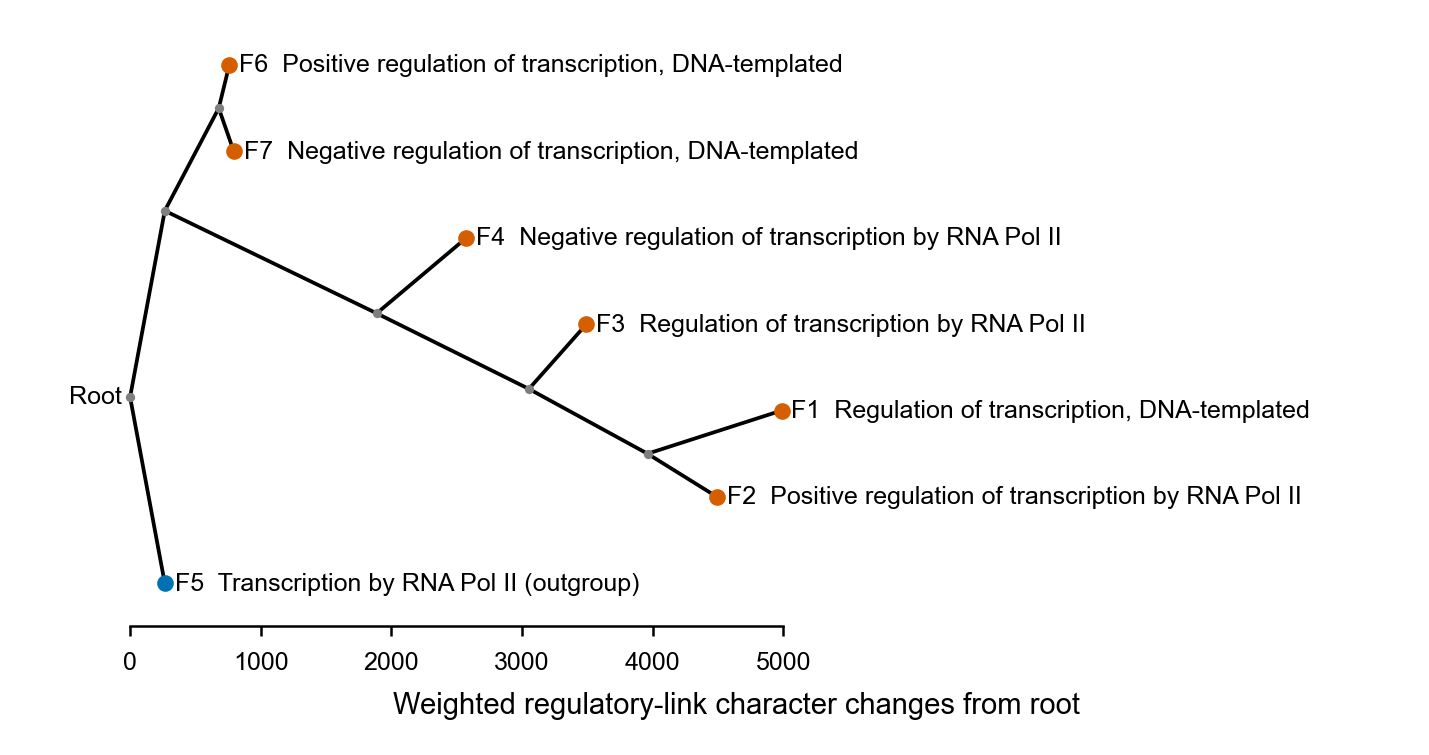

Generate this figure with Python:
"""
regulatory_link_parsimony_tree.py -- maximum-parsimony phylogeny of the 7
GO-Process TF families, built from binary regulatory-link characters.

METHOD
Each character (column) is one pi4-covered target gene. A family scores 1
for that character if ANY of its member TFs binds that target (pi4 SNP
binding-site evidence), 0 otherwise -- exactly the discrete presence/
absence coding phylogenetics normally starts from (gene presence/absence,
morphological traits, etc.), here applied to "does this family regulate
this target." Columns are compressed to their unique 0/1 pattern across
the 7 families, weighted by how many targets share that pattern (site-
pattern compression -- 7 taxa admit at most 2**7 = 128 distinct patterns
no matter how many thousand raw target columns exist).

TREE SEARCH: exhaustive maximum parsimony. With only 7 taxa, all
(2*7-5)!! = 945 distinct unrooted binary trees can be built (by successive
taxon addition on every edge) and scored exactly with Fitch's algorithm
(Fitch 1971) -- no heuristic search, no external phylogenetics package.
The minimum-total-changes tree (ties reported if any) is the maximum-
parsimony estimate of which families' regulatory-link profiles are most
alike, and in what branching order.

ROOTING / "AGE": parsimony scoring itself is unrooted (change counts don't
depend on root placement). For a directional "what came first" reading,
the tree needs an outgroup, and one is available from the GO terms
themselves: of the 7 families, 6 are all "regulation of transcription"
(positive, negative, or generic control -- GO:0006355, :0045944, :0006357,
:0000122, :0045893, :0045892), and one, F5 (GO:0006351, "transcription by
RNA polymerase II"), is core transcription itself -- the actual synthesis
of RNA, not control over whether/how much of it happens. Under the RNA
World hypothesis (Robertson and Joyce 2012, "The Origins of the RNA
World," Cold Spring Harb Perspect Biol 4:a003608), RNA-based function --
replication and catalysis carried out by RNA itself -- is understood to
have preceded the elaborated protein-based regulatory machinery (TFs,
combinatorial control, activation/repression) built up around it later.
That gives a principled, non-arbitrary root: F5, the family representing
the core RNA-synthesis process, is used as the outgroup, and the tree is
rooted on F5's own branch (split at its midpoint, the standard convention
for a single-taxon outgroup). The other 6 (regulatory-control) families
are then read as diverging FROM that transcription-centered state, using
per-branch character-change counts (from a Fitch down-pass, i.e.
ACCTRAN-style state assignment) as branch lengths. This is a thematic
anchor, not literal ancestry -- F5 is an extant GO category over modern
S. cerevisiae genes, not a fossil or reconstructed ancestral sequence, and
"age" here means accumulated regulatory-link change relative to that
anchor, not a calibrated divergence time.

CAVEAT: like duplication_inheritance_order.py, this is model output on
7 pre-defined GO-Process TF groupings, not literal evolutionary history --
no fossil calibration, no gene-tree/species-tree reconciliation, no
molecular clock, no real ancestral sequence. It answers "given only which
targets each family's member TFs bind, what is the best-supported
branching pattern and how much has each branch diverged" -- nothing more.

TASKS still needed to harden this into a real phylogenetic result:
  1. Re-code characters at the individual-TF (or individual-gene) level
     instead of pooling by GO-Process family -- family-level OR-pooling
     can hide within-family conflict between member TFs.
  2. Add bootstrap support: resample characters with replacement, rerun
     the exhaustive MP search per replicate, report the % of replicates
     recovering each bipartition (branch confidence -- not computed here).
  3. If multiple equally-parsimonious trees are found, build their strict
     consensus tree instead of arbitrarily displaying the first one.
  4. Compare against a model-based tree (ML/Bayesian, e.g. a simple
     Camin-Sokal or Dollo model for irreversible link loss) once an
     explicit substitution-model assumption is chosen -- unweighted
     parsimony has no explicit model and can be misled by long-branch
     attraction.
  5. F5 (core RNA-Pol-II transcription) is used as a thematically-motivated
     root (see ROOTING above), not a literal ancestor. Bring in real
     WGD/ohnolog ancestry (Y1000plus or SGD paralog tables) to root against
     a genuine phylogenetic outgroup instead.
  6. Sensitivity check: does the MP tree change if characters are coded
     from a different pi4 evidence threshold, or from raw JASPAR motif
     hits instead of SNP-derived binding sites?

Run: python assets/directional_motifs/regulatory_link_parsimony_tree.py
"""

import sys
from collections import defaultdict
from pathlib import Path

sys.path.insert(0, str(Path(__file__).parent))
from _shared_family_data import load_families, load_pi4

import numpy as np
import networkx as nx
import matplotlib
matplotlib.use("Agg")
import matplotlib.pyplot as plt

OUT_DIR = Path(__file__).parent
OUT_TREE_PNG = OUT_DIR / "regulatory_link_parsimony_tree.png"
OUT_MATRIX_PNG = OUT_DIR / "regulatory_link_parsimony_matrix.png"

fam_list, M, N = load_families()
_, tf_targets, pi4_tfs = load_pi4()

TAXA = [f["idx"] for f in fam_list]          # [1..7]
FAM_BY_IDX = {f["idx"]: f for f in fam_list}
N_TAXA = len(TAXA)


# ── 1. raw binary character matrix: family x target (1 = family has a
#      member TF, with pi4 coverage, that binds this target) ──────────────
all_targets = sorted(set().union(*(tf_targets[tf] for tf in pi4_tfs)))
target_index = {t: i for i, t in enumerate(all_targets)}

raw = np.zeros((N_TAXA, len(all_targets)), dtype=bool)
for row, f in enumerate(fam_list):
    member_targets = set()
    for tf in f["member_tfs"]:
        if tf in pi4_tfs:
            member_targets |= tf_targets[tf]
    for t in member_targets:
        raw[row, target_index[t]] = True

print(f"Raw character matrix: {raw.shape[0]} families x {raw.shape[1]} targets "
      f"(1 = family has a member TF regulating that target)")

for row, f in enumerate(fam_list):
    n_covered = sum(1 for tf in f["member_tfs"] if tf in pi4_tfs)
    if n_covered == 0:
        print(f"  WARNING: F{f['idx']} ({f['go_id']}) has 0 of its "
              f"{len(f['member_tfs'])} member TF(s) with pi4 coverage -> its "
              f"character vector is all-zero. Its branch placement below is "
              f"driven entirely by the OTHER families' patterns, not by any "
              f"F{f['idx']}-specific regulatory-link evidence -- treat its "
              f"position as unsupported, not a real divergence signal.")

# ── 2. compress to unique column patterns (site-pattern compression) ──────
pattern_counts = defaultdict(int)
for col in raw.T:
    pattern_counts[tuple(col.tolist())] += 1

pattern_list = []          # list of (bool array len N_TAXA, weight)
n_constant = 0
for pat, w in pattern_counts.items():
    ones = sum(pat)
    if ones == 0 or ones == N_TAXA:
        n_constant += w
        continue
    pattern_list.append((np.array(pat, dtype=bool), w))

n_informative = sum(w for p, w in pattern_list if 1 < int(p.sum()) < N_TAXA - 1)
n_autapomorphy = sum(w for p, w in pattern_list) - n_informative
print(f"{len(pattern_list)} unique variable patterns "
      f"({len(pattern_counts)} unique patterns total, {n_constant} constant "
      f"targets dropped as uninformative)")
print(f"  -> {n_informative} targets are parsimony-informative (>=2 families "
      f"differ on each side), {n_autapomorphy} are single-family autapomorphies")

pattern_matrix = np.array([p for p, _ in pattern_list])   # (n_patterns, N_TAXA)
weights = np.array([w for _, w in pattern_list], dtype=float)
leaf_vec = {TAXA[i]: pattern_matrix[:, i] for i in range(N_TAXA)}

# family x family weighted Hamming distance (diagnostic only, not used by
# the tree search itself)
dist_matrix = np.zeros((N_TAXA, N_TAXA))
for i in range(N_TAXA):
    for j in range(N_TAXA):
        dist_matrix[i, j] = sum(w for p, w in pattern_list if bool(p[i]) != bool(p[j]))
print("\nWeighted regulatory-link Hamming distance between families:")
header = "      " + "".join(f"F{TAXA[j]:<6}" for j in range(N_TAXA))
print(header)
for i in range(N_TAXA):
    print(f"  F{TAXA[i]} " + "".join(f"{dist_matrix[i, j]:<7.0f}" for j in range(N_TAXA)))


# ── 3. enumerate all unrooted binary trees over the 7 taxa (successive
#      taxon addition -- generates exactly (2n-5)!! trees, no duplicates) ──
def enumerate_trees(taxa):
    t0, t1, t2 = taxa[:3]
    trees = [([(t0, "I0"), (t1, "I0"), (t2, "I0")], 1)]
    for taxon in taxa[3:]:
        new_trees = []
        for edges, next_id in trees:
            for edge in edges:
                u, v = edge
                new_node = f"I{next_id}"
                new_edges = [e for e in edges if e != edge]
                new_edges += [(u, new_node), (v, new_node), (taxon, new_node)]
                new_trees.append((new_edges, next_id + 1))
        trees = new_trees
    return [edges for edges, _ in trees]


def build_adj(edges):
    adj = defaultdict(list)
    for u, v in edges:
        adj[u].append(v)
        adj[v].append(u)
    return adj


def postorder(adj, root):
    order = []

    def dfs(node, parent):
        for nb in adj[node]:
            if nb != parent:
                dfs(nb, node)
        order.append((node, parent))

    dfs(root, None)
    return order


def fitch_score(adj, root, leaf_vec, weights):
    """Vectorized Fitch parsimony up-pass. Returns (total_cost, can0, can1, postorder)."""
    order = postorder(adj, root)
    can0, can1 = {}, {}
    total_cost = np.zeros(len(weights))
    for node, parent in order:
        if node in leaf_vec:
            v = leaf_vec[node]
            can0[node], can1[node] = ~v, v
            continue
        children = [nb for nb in adj[node] if nb != parent]
        c0, c1 = can0[children[0]].copy(), can1[children[0]].copy()
        for ch in children[1:]:
            i0, i1 = c0 & can0[ch], c1 & can1[ch]
            has = i0 | i1
            total_cost += np.where(has, 0.0, weights)
            c0 = np.where(has, i0, c0 | can0[ch])
            c1 = np.where(has, i1, c1 | can1[ch])
        can0[node], can1[node] = c0, c1
    return total_cost.sum(), can0, can1, order


ALL_TREES = enumerate_trees(TAXA)
# 'I0' is the internal node created by enumerate_trees' base case (the first
# 3-taxon star) and every subsequent taxon-insertion step preserves it, so
# it exists in all 945 generated trees. Rooting at an internal (free/
# unconstrained) node is required for Fitch's up-pass sum to equal the true
# minimum change count -- rooting at a leaf instead undercounts, because a
# leaf's OBSERVED state is fixed and must be reconciled against its
# neighbor's ambiguity set, which a simple pass-through never does.
ROOT_FOR_SEARCH = "I0"

all_scores = []
best_score = np.inf
best_trees = []
for edges in ALL_TREES:
    adj = build_adj(edges)
    score, *_ = fitch_score(adj, ROOT_FOR_SEARCH, leaf_vec, weights)
    all_scores.append(score)
    if score < best_score - 1e-9:
        best_score, best_trees = score, [edges]
    elif abs(score - best_score) < 1e-9:
        best_trees.append(edges)

all_scores = np.array(all_scores)
print(f"\nExhaustive search over {len(ALL_TREES)} unrooted binary trees complete.")
print(f"  score range across all trees: min={all_scores.min():.0f}  "
      f"mean={all_scores.mean():.1f}  max={all_scores.max():.0f}")
print(f"  minimum parsimony score (best tree): {best_score:.0f} character-state changes")
print(f"  equally-parsimonious (tied) trees found: {len(best_trees)}"
      + ("  (displaying the first; see TASKS item 3 re: strict consensus)"
         if len(best_trees) > 1 else ""))

best_edges = best_trees[0]
best_adj = build_adj(best_edges)
best_score_val, _, _, _ = fitch_score(best_adj, ROOT_FOR_SEARCH, leaf_vec, weights)

# For state RECONSTRUCTION (down-pass), root on an edge instead of on I0.
# I0 has degree 3 in every generated tree, so rooting straight at it makes
# the root a 3-way polytomy; the up-pass's pairwise-sequential reduction
# still sums to the correct total cost at a polytomy (verified above), but
# the can0/can1 SET it leaves at that node is not reliable for a down-pass
# reconstruction (it silently assumes a hidden binary sub-order among the
# 3 children). Splitting an arbitrary edge with a synthetic 2-child root
# keeps every node in the rooted computation strictly bifurcating, which a
# Fitch down-pass requires to actually realize the minimum change count.
_u0, _v0 = best_edges[0]
_split_edges = [e for e in best_edges if e != (_u0, _v0)] + [(_u0, "ROOTSPLIT"), ("ROOTSPLIT", _v0)]
_split_adj = build_adj(_split_edges)
_, can0, can1, order = fitch_score(_split_adj, "ROOTSPLIT", leaf_vec, weights)


# ── 4. Fitch down-pass: assign one state per node, derive per-branch
#      change counts (used as branch lengths) ─────────────────────────────
def assign_states(adj, can0, can1, order, leaf_vec):
    preorder = list(reversed(order))       # root comes first
    state = {}
    for node, parent in preorder:
        if node in leaf_vec:
            state[node] = leaf_vec[node].astype(np.int8)
            continue
        node_c0, node_c1 = can0[node], can1[node]
        own_choice = np.where(node_c1, 1, 0).astype(np.int8)
        if parent is None:
            # root has no parent state to reconcile against -- it's a free
            # (unobserved, internal) node, so just take any state from its
            # own Fitch set.
            state[node] = own_choice
            continue
        pstate = state[parent]
        matches_parent = np.where(pstate == 1, node_c1, node_c0)
        state[node] = np.where(matches_parent, pstate, own_choice)
    return state


state = assign_states(_split_adj, can0, can1, order, leaf_vec)

edge_changes = {}
for node, parent in reversed(order):
    if parent is None:
        continue
    diff = state[node] != state[parent]
    edge_changes[(parent, node)] = float((diff * weights).sum())

# merge the two synthetic ROOTSPLIT half-edges back into the one real edge
# (_u0, _v0) they were split from, so the reported tree matches best_edges.
w_u = edge_changes.pop(("ROOTSPLIT", _u0), edge_changes.pop((_u0, "ROOTSPLIT"), None))
w_v = edge_changes.pop(("ROOTSPLIT", _v0), edge_changes.pop((_v0, "ROOTSPLIT"), None))
edge_changes[(_u0, _v0)] = (w_u or 0.0) + (w_v or 0.0)

changes_total = sum(edge_changes.values())
print(f"\nDown-pass branch-length sum: {changes_total:.0f} "
      f"(sanity check vs. up-pass score {best_score_val:.0f})")


# ── 5. root on F5's own branch (RNA World-motivated outgroup rooting) ─────
Gw = nx.Graph()
for (u, v), w in edge_changes.items():
    Gw.add_edge(u, v, weight=w)

OUTGROUP = next(t for t in TAXA if FAM_BY_IDX[t]["go_id"] == "GO:0006351")
_og_neighbor = next(iter(Gw.neighbors(OUTGROUP)))
_og_branch_len = Gw[OUTGROUP][_og_neighbor]["weight"]

if _og_branch_len > 0:
    Gr = Gw.copy()
    Gr.remove_edge(OUTGROUP, _og_neighbor)
    Gr.add_edge(OUTGROUP, "ROOT", weight=_og_branch_len / 2)
    Gr.add_edge("ROOT", _og_neighbor, weight=_og_branch_len / 2)
    root_node = "ROOT"
else:
    Gr = Gw
    root_node = OUTGROUP

diam = max(nx.shortest_path_length(Gr, root_node, n, weight="weight") for n in TAXA)

print(f"Root placed on F{OUTGROUP}'s ({FAM_BY_IDX[OUTGROUP]['go_id']}, "
      f"\"{FAM_BY_IDX[OUTGROUP]['name']}\") own branch (split at its midpoint, "
      f"branch length {_og_branch_len:.0f} changes) -- an RNA World-motivated "
      f"outgroup choice, not a midpoint-of-diameter geometric one; see module "
      f"docstring.")


# ── 6. simple phylogram layout (depth = cumulative weighted changes from
#      the midpoint root; x-order = DFS leaf order) ────────────────────────
def layout_tree(G, root):
    adj = {n: list(G.neighbors(n)) for n in G.nodes}
    parent = {root: None}
    depth = {root: 0.0}
    order_ = []

    def dfs(node):
        for nb in adj[node]:
            if nb == parent.get(node):
                continue
            if nb in parent:
                continue
            parent[nb] = node
            depth[nb] = depth[node] + G[node][nb]["weight"]
            dfs(nb)
        order_.append(node)

    dfs(root)
    leaf_order = [n for n in order_ if n in TAXA]
    ypos = {n: i for i, n in enumerate(leaf_order)}
    for node in order_:
        if node not in ypos:
            children = [nb for nb in adj[node] if parent.get(nb) == node]
            ypos[node] = sum(ypos[c] for c in children) / len(children)
    return ypos, depth, parent, leaf_order


ypos, depth, parent, leaf_order = layout_tree(Gr, root_node)
root_y = ypos[root_node]

# Science style: 2-column width, no title or source box, no guide lines
sys.path.insert(0, str(Path(__file__).parent.parent))
import science_style as sci
sci.apply()

fig1, ax1 = plt.subplots(figsize=(sci.WIDTH_2COL, 6.4 * sci.CM))
fig1.subplots_adjust(left=0.05, right=0.98, top=0.97, bottom=0.17)
for node, p in parent.items():
    if p is None:
        continue
    ax1.plot([depth[p], depth[node]], [ypos[p], ypos[node]],
             color=sci.BLACK, lw=0.9, solid_capstyle="round")
for node in Gr.nodes:
    is_leaf = node in TAXA
    is_outgroup = node == OUTGROUP
    ax1.scatter([depth[node]], [ypos[node]],
                s=16 if is_leaf else 5,
                color=sci.BLUE if is_outgroup else (sci.VERMILLION if is_leaf else sci.GRAY),
                linewidths=0, zorder=3)
for leaf in leaf_order:
    fam = FAM_BY_IDX[leaf]
    tag = " (outgroup)" if leaf == OUTGROUP else ""
    ax1.text(depth[leaf] + diam * 0.015, ypos[leaf],
             f"F{leaf}  {fam['name']}{tag}", va="center", fontsize=6)
ax1.text(-diam * 0.012, root_y, "Root", ha="right", va="center", fontsize=6)

ax1.set_xlim(-diam * 0.09, diam * 1.95)   # room for the longest leaf label
ax1.set_ylim(-0.5, len(leaf_order) - 0.5)
_xt = list(np.arange(0, np.ceil(diam / 1000) * 1000 + 1, 1000))   # axis spans the deepest leaf
ax1.set_xticks(_xt)
ax1.set_xlabel("Weighted regulatory-link character changes from root")
ax1.set_yticks([])
for spine in ("top", "right", "left"):
    ax1.spines[spine].set_visible(False)
ax1.spines["bottom"].set_bounds(0, max(_xt))
fig1.savefig(OUT_TREE_PNG, dpi=sci.DPI)
plt.close(fig1)
print(f"\nTree figure saved: {OUT_TREE_PNG}")


# ── 7. character-matrix heatmap (top patterns by weight) ──────────────────
TOP_N = 30
sorted_patterns = sorted(pattern_list, key=lambda pw: -pw[1])[:TOP_N]
mat = np.array([p for p, _ in sorted_patterns]).T          # (N_TAXA, n_shown)
wts = [w for _, w in sorted_patterns]

fig2, (ax_mat, ax_bar) = plt.subplots(
    2, 1, figsize=(11, 5.2), sharex=True, layout="constrained",
    gridspec_kw={"height_ratios": [N_TAXA, 2.2], "hspace": 0.06},
)
ax_mat.imshow(mat, aspect="auto", cmap="Greys", vmin=0, vmax=1)
ax_mat.set_yticks(range(N_TAXA))
ax_mat.set_yticklabels([f"F{t}" for t in TAXA], fontsize=8)
ax_mat.set_xticks([])
ax_mat.set_title(
    f"Top {len(sorted_patterns)} most common regulatory-link character "
    f"patterns (of {len(pattern_list)} unique) -- 1 = family regulates "
    f"targets with this pattern, 0 = not",
    fontsize=9.2,
)
ax_bar.bar(range(len(wts)), wts, color="#2c3e50", width=0.7)
ax_bar.set_ylabel("# targets\nsharing pattern", fontsize=7.5)
ax_bar.set_xlabel("character pattern (sorted by frequency)", fontsize=8)
fig2.savefig(OUT_MATRIX_PNG, dpi=150, bbox_inches="tight")
plt.close(fig2)
print(f"Matrix figure saved: {OUT_MATRIX_PNG}")
